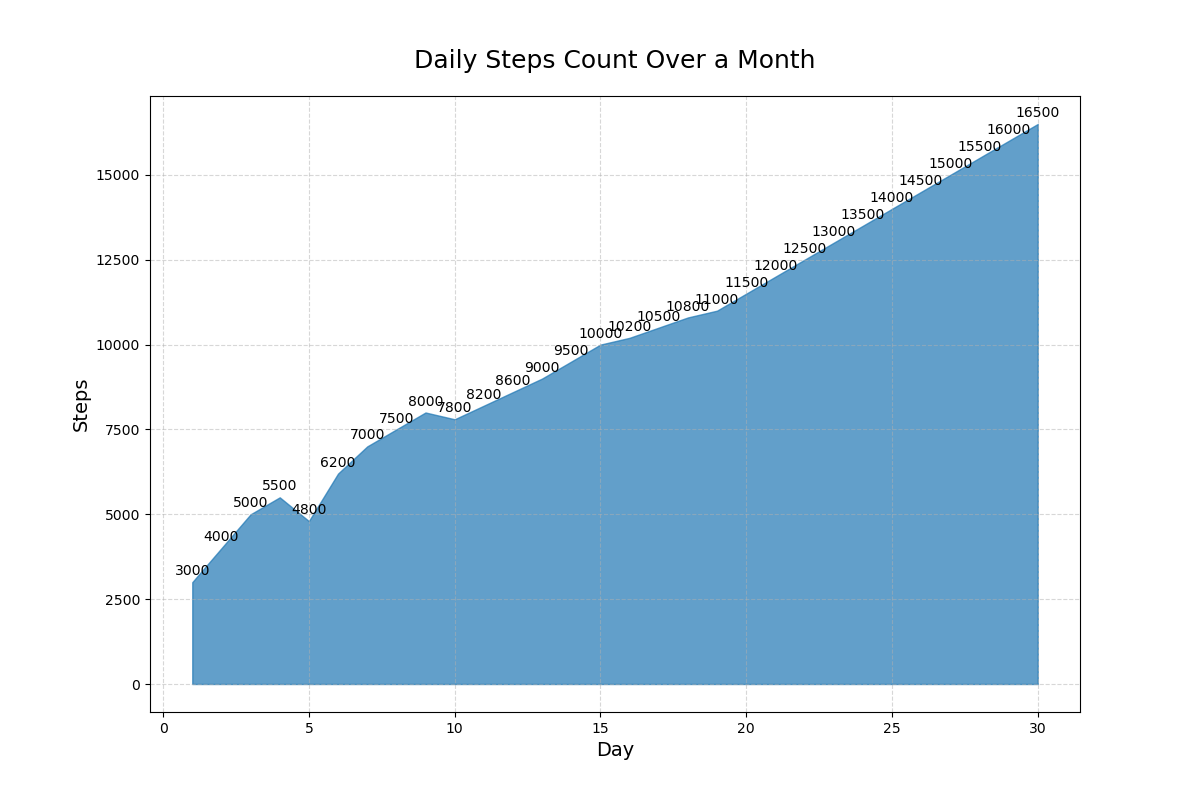

This chart was generated by the following Python code:

import matplotlib.pyplot as plt
import pandas as pd

# Data
data = {
    "Day": list(range(1, 31)),
    "Steps": [3000, 4000, 5000, 5500, 4800, 6200, 7000, 7500, 8000, 7800, 8200, 8600, 9000, 9500, 10000, 10200, 10500, 10800, 11000, 11500, 12000, 12500, 13000, 13500, 14000, 14500, 15000, 15500, 16000, 16500]
}

# Create DataFrame
df = pd.DataFrame(data)

# Plot
fig, ax = plt.subplots(figsize=(12, 8))
ax.fill_between(df["Day"], df["Steps"], color="#1f77b4", alpha=0.7)

# Customizations
ax.set_title("Daily Steps Count Over a Month", fontsize=18, pad=20)
ax.set_xlabel("Day", fontsize=14)
ax.set_ylabel("Steps", fontsize=14)
ax.grid(True, linestyle='--', alpha=0.5)

# Annotations
for i, txt in enumerate(df["Steps"]):
    ax.annotate(txt, (df["Day"][i], df["Steps"][i]), textcoords="offset points", xytext=(0,5), ha='center')

plt.show()
